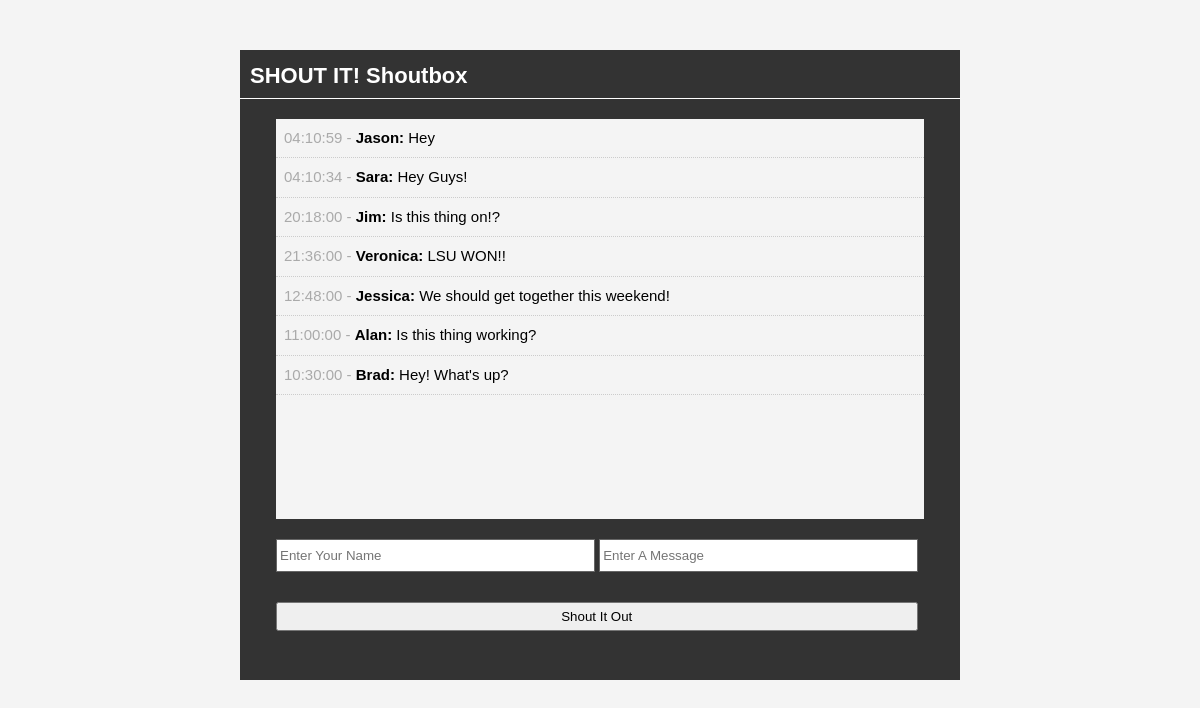
The page / on the database its author committed.
### tables this page shows
CREATE TABLE IF NOT EXISTS `shouts` (
  `id` int(11) NOT NULL,
  `user` varchar(50) NOT NULL,
  `message` text NOT NULL,
  `time` time NOT NULL
);

### index.php (the view, shortened to what this page needs)
<?php include 'database.php' ; ?>
<?php
	$query = "SELECT * FROM shouts ORDER BY id DESC";
	$shouts = mysqli_query($con, $query);
?>
<!DOCTYPE html>
<html>
	<head>
		<link rel="stylesheet" href="css/style.css" type="text/css" />
	</head>
	<body>
		<div id="container">
			<header>
				<h1>SHOUT IT! Shoutbox</h1>
			</header>
			<div id="shouts">
				<ul>
					<?php while($row = mysqli_fetch_assoc($shouts)) : ?>
						<li class="shout"><span><?php echo $row['time'] ?> - </span><strong><?php echo $row['user'] ?>:</strong> <?php echo $row['message'] ?> </li>
					<?php endwhile; ?>
				</ul>
			</div>
			<div id="input">
				<form method="post" action="process.php">
					<input type="text" name="user" placeholder="Enter Your Name" />
					<input type="text" name="message" placeholder="Enter A Message" />
					<br />
					<input class="shout-btn" type="submit" name="submit" value="Shout It Out" />
				</form>
			</div>
		</div>
	</body>
</html>

### css/style.css (style rules this page uses)
* { margin: 0; padding: 0; }
body { font-family: arial; font-size: 15px; line-height: 1.5em; background: #f4f4f4; }
#container { background: #333333; margin: 50px auto; overflow: auto; width: 60%; min-height: 630px; }
header h1 { color: #ffffff; font-size: 22px; padding: 15px 0 10px 10px; border-bottom: 1px solid #ffffff; }
#shouts { width: 90%; background: #f4f4f4; height: 400px; margin: 20px auto; overflow: auto; }
.shout { list-style: none; padding: 8px; border-bottom: 1px #cccccc dotted; }
.shout span { color: #aaaaaa; }
#input { width: 90%; min-height: 80px; margin: auto; padding: 0; }
#input input[type="text"] { height: 25px; width: 48%; padding: 3px; margin-bottom: 20px; border: #666666 solid 1px; }
#input .shout-btn { padding: 5px; margin-bottom: 20px; width: 99%; margin:10px auto; }

### rows shown on the page
shouts: time "04:10:59", user "Jason", message "Hey"
shouts: time "04:10:34", user "Sara", message "Hey Guys!"
shouts: time "20:18:00", user "Jim", message "Is this thing on!?"
shouts: time "21:36:00", user "Veronica", message "LSU WON!!"
shouts: time "12:48:00", user "Jessica", message "We should get together this weekend!"
shouts: time "11:00:00", user "Alan", message "Is this thing working?"
shouts: time "10:30:00", user "Brad", message "Hey! What's up?"
